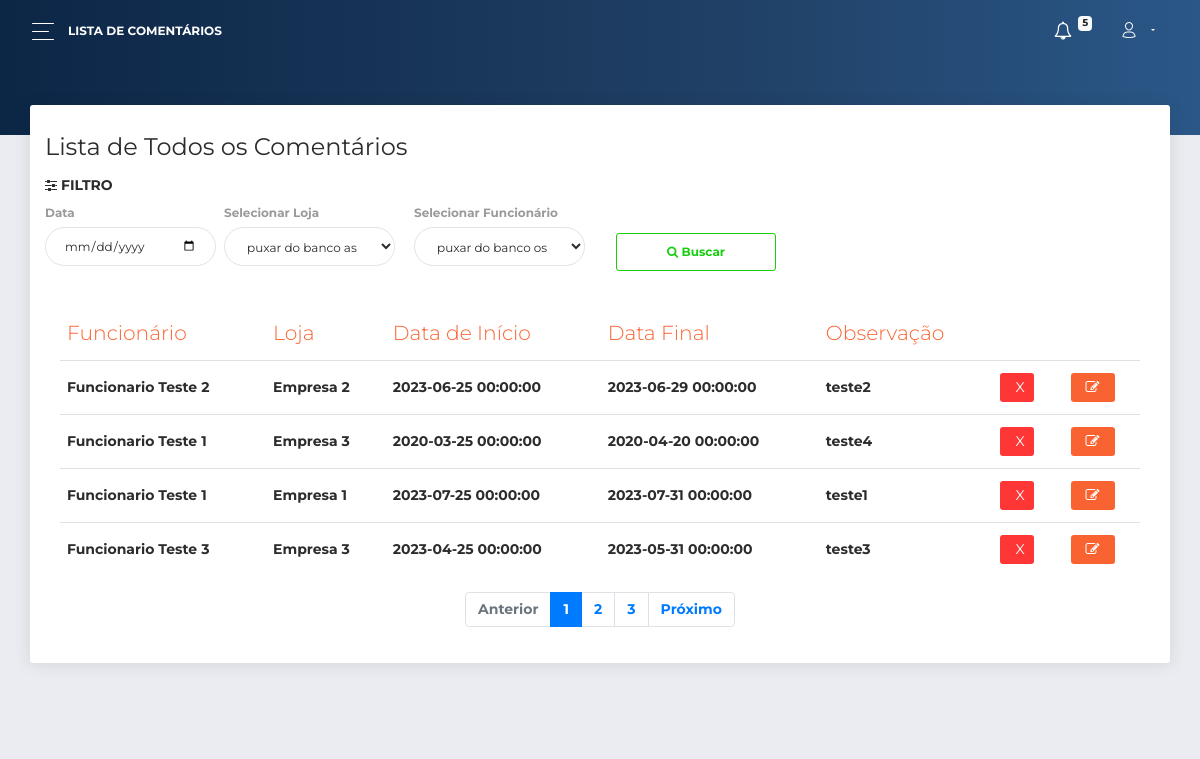
The app's page /painel/ferias.php (signed in), older data.
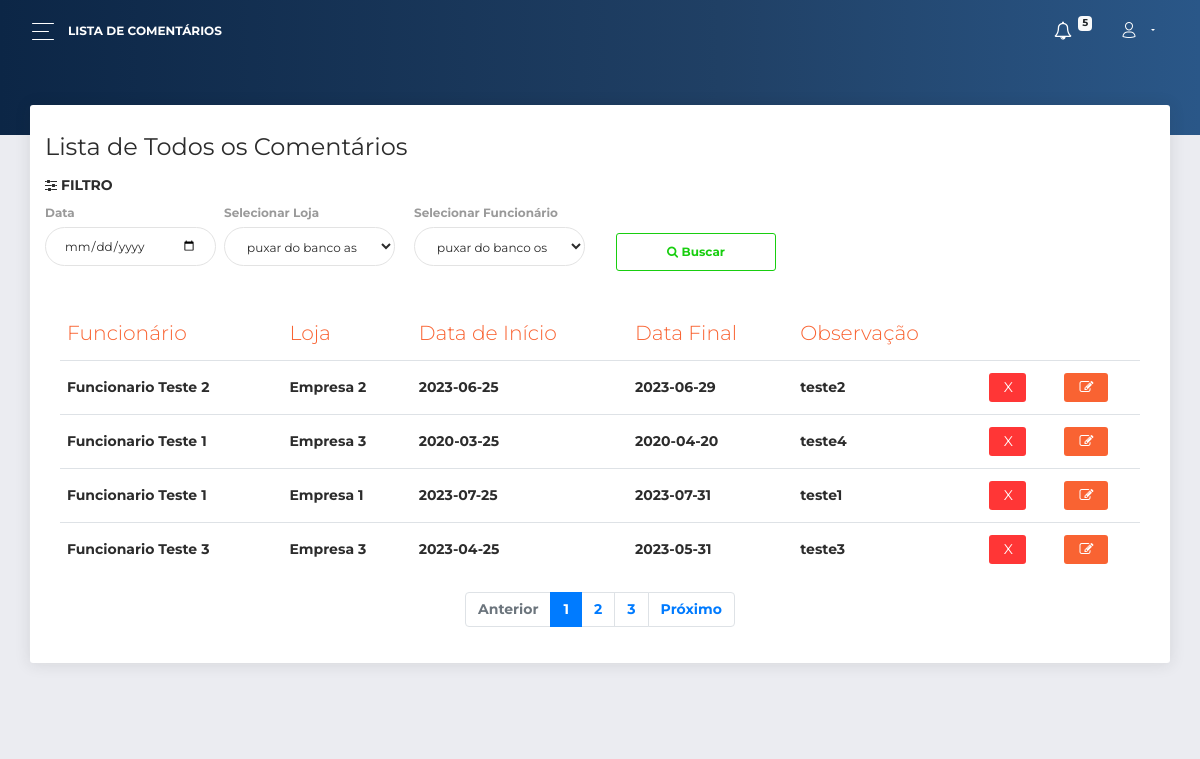
The same page, newer data.
### tables this page shows
CREATE TABLE IF NOT EXISTS `ferias` (
  `id` INT NOT NULL AUTO_INCREMENT,
  `data_inicio` DATE NOT NULL,
  `data_fim` DATE NOT NULL,
  `observacao` VARCHAR(45) NULL,
  `data_criacao` DATETIME NOT NULL,
  `funcionarios_id` INT NOT NULL,
  `empresas_id` INT NOT NULL,
  PRIMARY KEY (`id`),
  INDEX `fk_ferias_funcionarios1_idx` (`funcionarios_id` ASC),
  INDEX `fk_ferias_empresas1_idx` (`empresas_id` ASC),
  CONSTRAINT `fk_ferias_funcionarios1`
    FOREIGN KEY (`funcionarios_id`)
    REFERENCES `funcionarios` (`id`)
    ON DELETE NO ACTION
    ON UPDATE NO ACTION,
  CONSTRAINT `fk_ferias_empresas1`
    FOREIGN KEY (`empresas_id`)
    REFERENCES `empresas` (`id`)
    ON DELETE NO ACTION
    ON UPDATE NO ACTION);

### painel/ferias.php (the view, shortened to what this page needs)
<?php
include_once "../complements/inicio_php.php";
require "../complements/begin_page.php";
$pesquisa_ferias = "SELECT * FROM acessos_ferias WHERE usuarios_id =".$_SESSION["id_usuario_login"]['id']." order by data_criacao;";
$resultado_ferias = mysqli_query($conn, $pesquisa_ferias);
?>
<body class="">
  <div class="wrapper ">
    <div class="main-panel" id="main-panel">
      <nav class="navbar navbar-expand-lg navbar-transparent  bg-primary  navbar-absolute">
        <div class="container-fluid">
          <div class="navbar-wrapper">
            <div class="navbar-toggle">
              <button type="button" class="navbar-toggler">
                <span class="navbar-toggler-bar bar1"></span>
                <span class="navbar-toggler-bar bar2"></span>
                <span class="navbar-toggler-bar bar3"></span>
              </button>
            </div>
            <a class="navbar-brand"> Lista de Comentários</a>
          </div>
          <div class="collapse navbar-collapse justify-content-end" id="navigation">
            <ul class="navbar-nav">
              <li class="nav-item dropdown">
                <a href="notificacoes.php" class="nav-link">
                  <i class="fa fa-bell-o"></i>
                  <p>
                    <span class="badge badge-light">5</span>
                  </p>
                </a>
              </li>
              <li style="cursor: pointer;" class="nav-item dropdown">
                <a class="nav-link dropdown-toggle" id="navbarDropdownMenuLink" data-toggle="dropdown" aria-haspopup="true" aria-expanded="false">
                  <i class="now-ui-icons users_single-02"></i>
                </a>
              </li>
            </ul>
          </div>
        </div>
      </nav>
      <div class="panel-header panel-header-sm">
      </div>
      <div class="content">
        <div class="row">
          <div class="col-md-12">
            <div class="card">
              <div class="card-header">
                <h4 class="card-title"> Lista de Todos os Comentários</h4>
                <h6><i class="fa fa-sliders"></i> Filtro</h6>
                <div class="row">
                    <div class="col-md-2 pr-1">
                      <div class="form-group">
                        <label>Data</label>
                        <input type="date" name="data" class="form-control" >
                      </div>
                    </div>
                    <div class="col-md-2 pl-1">
                      <div class="form-group">
                        <label>Selecionar Loja</label>
                        <select name="" class="form-control">
                          <option value="">puxar do banco as empresas que o adm administra</option>
                        </select>
                      </div>
                    </div>
                    <div class="col-md-2 pl-1">
                      <div class="form-group">
                        <label>Selecionar Funcionário</label>
                        <select name="" class="form-control">
                          <option value="">puxar do banco os funcionarios da empresa selecionada</option>
                        </select>
                      </div>
                    </div>
                  <div class="col-md-2">
                      <div class="form-group"><br>
                        <button type="submit" name="filtrar" class="btn btn-outline-success" style="width: 100%;"><b><i class="fa fa-search"></i> Buscar</b></button><br>
                      </div>
                    </div>
              </div>
              <div class="card-body">
                <div class="table-responsive">
                  <table class="table">
                    <thead class=" text-primary">
                      <th>
                        Funcionário
                      </th>
                      <th>
                        Loja
                      </th>
                      <th>
                        Data de Início
                      </th>
                      <th>
                        Data Final
                      </th>
                      <th>
                        Observação
                      </th>
                    </thead>
                    <tbody>
                    <?php  while ($row_ferias = mysqli_fetch_assoc($resultado_ferias)){ ?>
                      <tr>
                        <td>
                          <?php echo $row_ferias['funcionario_nome_completo'];?>
                        </td>
                        <td>
                          <?php echo $row_ferias['empresa_nome_loja'];?>
                        </td>
                        <td>
                          <?php echo $row_ferias['data_inicio'];?>
                        </td>
                        <td>
                          <?php echo $row_ferias['data_fim'];?>
                        </td>
                        <td>
                          <?php echo $row_ferias['observacao'];?>
                        </td>
                        <td>
                          <form action="" method="get">
                            <button style="width: 60%;"  name="excluir" onclick="myFunction()" class="btn btn-danger btn-sm">X</button>
                        </form>
                        </td>
                        <td>
                          <form action="">
                            <button class="btn btn-primary btn-sm" title="Editar Vendedor"><i class=" fa fa-edit"></i></button>
                        </form>
                        </td>
                      </tr>
                    <?php } ?>
                    </tbody>
                  </table>
                  <nav aria-label="Navegação de página exemplo">
                    <ul class="pagination justify-content-center">
                      <li class="page-item disabled">
                        <a class="page-link" href="#" tabindex="-1">Anterior</a>
                      </li>
                      <li class="page-item active"><a class="page-link" href="#">1</a></li>
                      <li class="page-item"><a class="page-link" href="#">2</a></li>
                      <li class="page-item"><a class="page-link" href="#">3</a></li>
                      <li class="page-item">
                        <a class="page-link" href="#">Próximo</a>
                      </li>
                    </ul>
                  </nav>
                </div>
              </div>
            </div>
          </div>
        </div>
      </div>
      <footer class="footer">
      </footer>
    </div>
  </div>
</body>
</html>

### complements/begin_page.php (shortened to what this page needs)
<!DOCTYPE html>
<html lang="pt">
<head>
  <link rel="stylesheet" href="https://use.fontawesome.com/releases/v5.7.1/css/all.css">
  <link href="assets/css/bootstrap.min.css" rel="stylesheet" />
  <link href="assets/css/now-ui-dashboard.css?v=1.3.0" rel="stylesheet" />
  <link href="assets/css/style.css" rel="stylesheet" />
  <link href="assets/demo/demo.css" rel="stylesheet" />
  <link rel="stylesheet" href="https://cdnjs.cloudflare.com/ajax/libs/font-awesome/4.7.0/css/font-awesome.min.css">
  <link href="https://cdnjs.cloudflare.com/ajax/libs/font-awesome-animation/0.2.1/font-awesome-animation.min.css" rel="stylesheet" />
</head>

### painel/assets/css/style.css (style rules this page uses)
.badge { font-size: 10px; position: relative; top: -8px; left: -1px; }

Row changes from the older to the newer data that the page shows:
changed ferias "teste2": data_inicio "2023-06-25 00:00:00" → "2023-06-25"; data_fim "2023-06-29 00:00:00" → "2023-06-29"
changed ferias "teste4": data_inicio "2020-03-25 00:00:00" → "2020-03-25"; data_fim "2020-04-20 00:00:00" → "2020-04-20"
changed ferias "teste1": data_inicio "2023-07-25 00:00:00" → "2023-07-25"; data_fim "2023-07-31 00:00:00" → "2023-07-31"
changed ferias "teste3": data_inicio "2023-04-25 00:00:00" → "2023-04-25"; data_fim "2023-05-31 00:00:00" → "2023-05-31"
